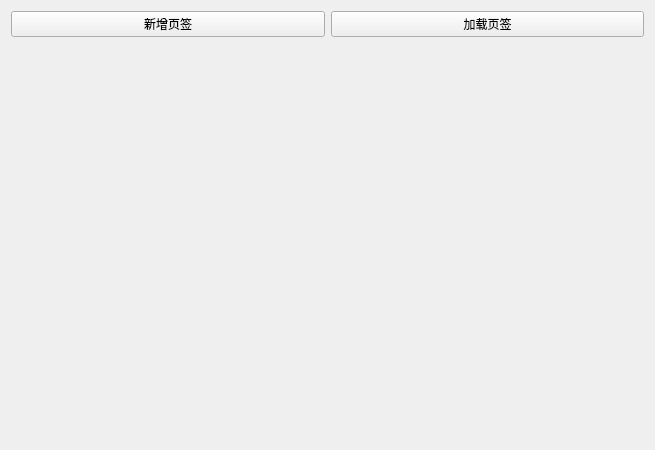
<?xml version="1.0" encoding="UTF-8"?>
<ui version="4.0">
 <class>Frame</class>
 <widget class="QFrame" name="Frame">
  <property name="geometry">
   <rect>
    <x>0</x>
    <y>0</y>
    <width>655</width>
    <height>450</height>
   </rect>
  </property>
  <property name="windowTitle">
   <string>Frame</string>
  </property>
  <layout class="QVBoxLayout" name="verticalLayout">
   <item>
    <layout class="QHBoxLayout" name="horizontalLayout">
     <item>
      <widget class="QPushButton" name="pushButton_2">
       <property name="text">
        <string>新增页签</string>
       </property>
      </widget>
     </item>
     <item>
      <widget class="QPushButton" name="pushButton">
       <property name="text">
        <string>加载页签</string>
       </property>
      </widget>
     </item>
    </layout>
   </item>
   <item>
    <widget class="QTabWidget" name="tabWidget">
     <property name="styleSheet">
      <string notr="true">QTabWidget::pane {
	padding: 0px -20px;
}</string>
     </property>
     <property name="currentIndex">
      <number>-1</number>
     </property>
     <property name="documentMode">
      <bool>true</bool>
     </property>
     <property name="tabsClosable">
      <bool>true</bool>
     </property>
     <property name="movable">
      <bool>true</bool>
     </property>
    </widget>
   </item>
  </layout>
 </widget>
 <resources/>
 <connections>
  <connection>
   <sender>pushButton_2</sender>
   <signal>clicked()</signal>
   <receiver>Frame</receiver>
   <slot>add_tab()</slot>
   <hints>
    <hint type="sourcelabel">
     <x>128</x>
     <y>23</y>
    </hint>
    <hint type="destinationlabel">
     <x>127</x>
     <y>11</y>
    </hint>
   </hints>
  </connection>
  <connection>
   <sender>pushButton</sender>
   <signal>clicked()</signal>
   <receiver>Frame</receiver>
   <slot>add_tab_from_file()</slot>
   <hints>
    <hint type="sourcelabel">
     <x>424</x>
     <y>24</y>
    </hint>
    <hint type="destinationlabel">
     <x>435</x>
     <y>9</y>
    </hint>
   </hints>
  </connection>
 </connections>
 <slots>
  <slot>add_tab()</slot>
  <slot>add_tab_from_file()</slot>
 </slots>
</ui>
